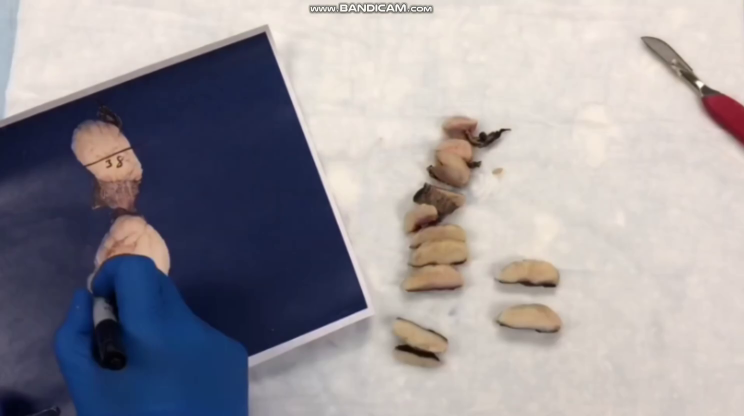
#> input picture frame 279 of sample1.mp4, 1488 x 832 px, given in place of sample2.mp4, which was not available (shown at 1/2 size)
$ python ObjectMeasurement.py   (older library calls are emulated)
#> lines starting #> are read from the running program, lines starting #| are printed output that depends on the picture; after the words box and inside, x2 and y2 are one past the last pixel; in counts of white or black regions, pixels touching at a corner belong together; pictures that were not available may be replaced by others from this repository, and a replacement may not be noted
#> further down, frame is the input picture: shape (832, 1488, 3); mean B, G, R 155.7, 150.4, 154.7
import cv2
import pandas as pd
import numpy as np
import imutils
from scipy.spatial import distance as dist
from imutils import perspective
from imutils import contours
from time import sleep

# using cam built-in to computer
videocapture=cv2.VideoCapture("sample2.mp4")

# using IP camera address from my mobile phone, with Android 'IP Webcam' app over WiFi
# videocapture=cv2.VideoCapture("http://xxx.xxx.xxx.xxx:8080/video")

def safe_div(x,y): # so we don't crash so often
    if y==0: return 0
    return x/y

def nothing(x): # for trackbar
    pass

def rescale_frame(frame, percent=25):  # make the video windows a bit smaller
#> called with percent = 25
    width = int(frame.shape[1] * percent/ 20)
#> width = 1860
    height = int(frame.shape[0] * percent/ 20)
#> height = 1040
    dim = (width, height)
#> dim = (1860, 1040)
    return cv2.resize(frame, dim, interpolation=cv2.INTER_AREA)

def midpoint(ptA, ptB):
      return ((ptA[0] + ptB[0]) * 0.5, (ptA[1] + ptB[1]) * 0.5)

if not videocapture.isOpened():
    print("can't open camera")
    exit()

windowName="Webcam Live video feed"

cv2.namedWindow(windowName)

# Sliders to adjust image
# https://medium.com/@manivannan_data/set-trackbar-on-image-using-opencv-python-58c57fbee1ee
cv2.createTrackbar("threshold", windowName, 75, 255, nothing)
cv2.createTrackbar("kernel", windowName, 5, 30, nothing)
cv2.createTrackbar("iterations", windowName, 1, 10, nothing)

showLive=True
while(showLive):
    ret, frame=videocapture.read()
    frame_resize = rescale_frame(frame)
    if not ret:
        print("cannot capture the frame")
        exit()
    thresh= cv2.getTrackbarPos("threshold", windowName)

    ret,thresh1 = cv2.threshold(frame_resize,thresh,255,cv2.THRESH_BINARY)
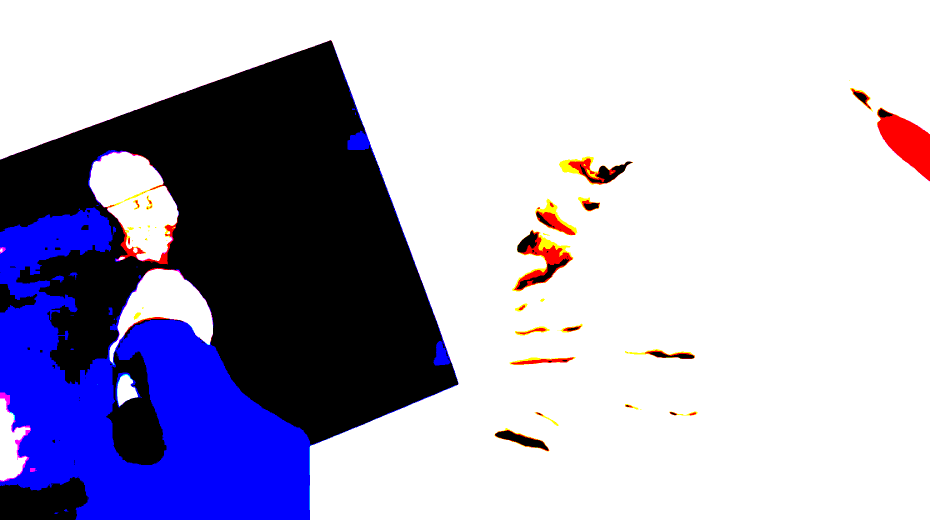
#> thresh1: shape (1040, 1860, 3) (shown at 1/2 size); mean B, G, R 197.3, 172, 174.6
#> ret = 75

    kern=cv2.getTrackbarPos("kernel", windowName)
    kernel = np.ones((kern,kern),np.uint8) # square image kernel used for erosion

    itera=cv2.getTrackbarPos("iterations", windowName)
    dilation =   cv2.dilate(thresh1, kernel, iterations=itera)
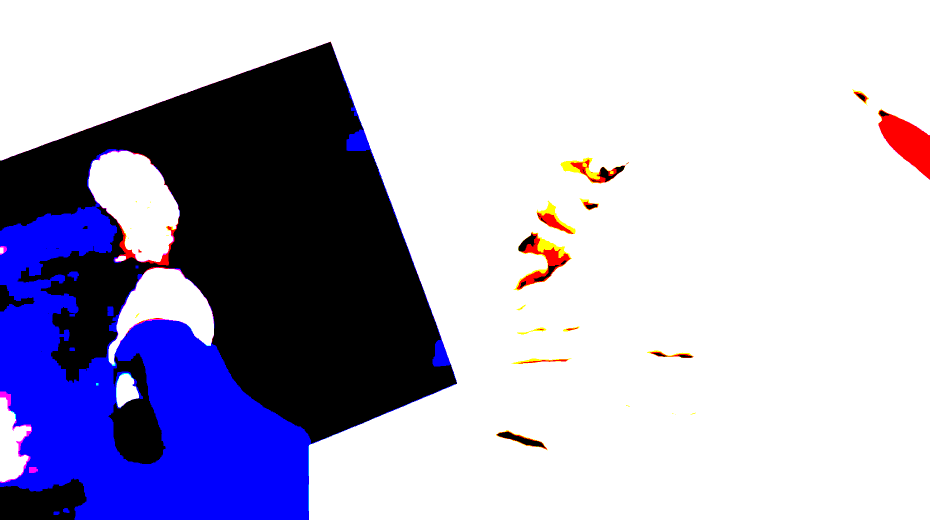
#> dilation: shape (1040, 1860, 3) (shown at 1/2 size); mean B, G, R 200.7, 174.2, 176.5
    erosion = cv2.erode(dilation,kernel,iterations = itera) # refines all edges in the binary image

    opening = cv2.morphologyEx(erosion, cv2.MORPH_OPEN, kernel)
    closing = cv2.morphologyEx(opening, cv2.MORPH_CLOSE, kernel)
    closing = cv2.cvtColor(closing,cv2.COLOR_BGR2GRAY)
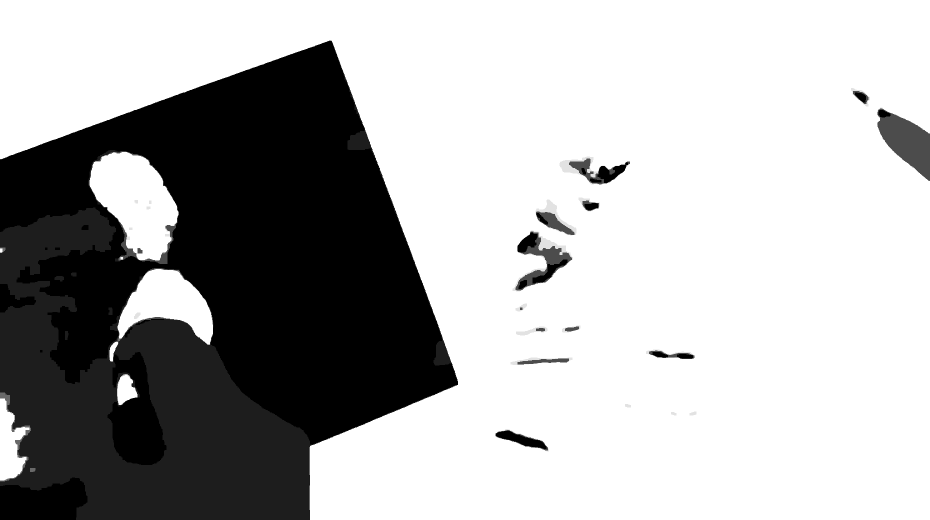
#> closing: shape (1040, 1860) (shown at 1/2 size); min 0, max 255, mean 175.8

    contours, hierarchy = cv2.findContours(closing, cv2.RETR_TREE, cv2.CHAIN_APPROX_NONE) # find contours with simple approximation cv2.RETR_TREE,cv2.CHAIN_APPROX_SIMPLE
#> contours = 27 contours; largest, box (x1, y1, x2, y2) and area: (0, 0, 1860, 1040) 1513890, (176, 300, 358, 528) 26126, (214, 703, 334, 931) 15648, (991, 861, 1094, 899) 1572, (1194, 324, 1257, 367) 1187

    closing = cv2.cvtColor(closing,cv2.COLOR_GRAY2RGB)
#> closing: shape (1040, 1860, 3)
    cv2.drawContours(closing, contours, -1, (128,255,0), 1)
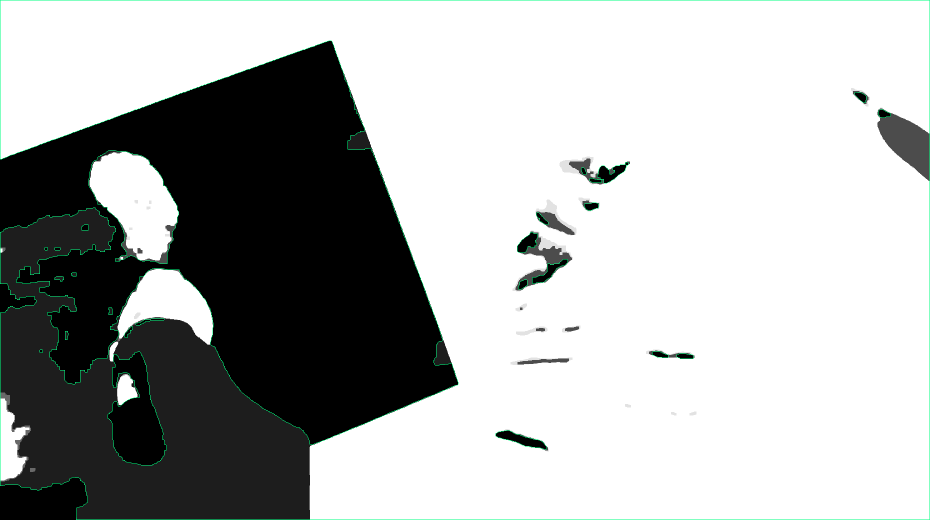
#> closing: shape (1040, 1860, 3) (shown at 1/2 size); mean B, G, R 175.8, 176.6, 175

    # focus on only the largest outline by area
    areas = [] #list to hold all areas

    for contour in contours:
      ar = cv2.contourArea(contour)
      areas.append(ar)
#> this loop made 27 passes
#> ar on passes 1 to 12: 85.5, 85.5, 129.5, 63, 26125.5, 1513890.5, 1572.5, 285.5, 274.5, 15647.5, 34, 148
#> after the loop, areas = 27 values, max 1513890.5 at index 5, min 34 at index 10, mean 57912.6
    if areas:
        max_area = max(areas)
#> max_area = 1513890.5
        print("Maximum area:", max_area)
#| Maximum area: 1513890.5
    else:
        print("No contours found or areas calculated.")
    max_area_index = areas.index(max_area)  # index of the list element with largest area
#> max_area_index = 5
    # cnt = contours[max_area_index] # largest area contour is usually the viewing window itself, why?
    for cnt in contours:
        cv2.drawContours(closing, [cnt], 0, (0,0,255), 1)
        # compute the rotated bounding box of the contour
        orig = frame_resize.copy()
        box = cv2.minAreaRect(cnt)
        box = cv2.cv.BoxPoints(box) if imutils.is_cv2() else cv2.boxPoints(box)
        box = np.array(box, dtype="int")
        # order the points in the contour such that they appear
        # in top-left, top-right, bottom-right, and bottom-left
        # order, then draw the outline of the rotated bounding
        # box
        box = perspective.order_points(box)
        cv2.drawContours(orig, [box.astype("int")], -1, (0, 255, 0), 1)
        # loop over the original points and draw them
        for (x, y) in box:
          cv2.circle(orig, (int(x), int(y)), 5, (0, 0, 255), -1)
        # unpack the ordered bounding box, then compute the midpoint
        # between the top-left and top-right coordinates, followed by
        # the midpoint between bottom-left and bottom-right coordinates
        (tl, tr, br, bl) = box
        (tltrX, tltrY) = midpoint(tl, tr)
        (blbrX, blbrY) = midpoint(bl, br)
        # compute the midpoint between the top-left and top-right points,
        # followed by the midpoint between the top-righ and bottom-right
        (tlblX, tlblY) = midpoint(tl, bl)
        (trbrX, trbrY) = midpoint(tr, br)
        # draw the midpoints on the image
        cv2.circle(orig, (int(tltrX), int(tltrY)), 5, (255, 0, 0), -1)
        cv2.circle(orig, (int(blbrX), int(blbrY)), 5, (255, 0, 0), -1)
        cv2.circle(orig, (int(tlblX), int(tlblY)), 5, (255, 0, 0), -1)
        cv2.circle(orig, (int(trbrX), int(trbrY)), 5, (255, 0, 0), -1)
        # draw lines between the midpoints
        cv2.line(orig, (int(tltrX), int(tltrY)), (int(blbrX), int(blbrY)),(255, 0, 255), 1)
        cv2.line(orig, (int(tlblX), int(tlblY)), (int(trbrX), int(trbrY)),(255, 0, 255), 1)
        cv2.drawContours(orig, [cnt], 0, (0,0,255), 1)
        # compute the Euclidean distance between the midpoints
        dA = dist.euclidean((tltrX, tltrY), (blbrX, blbrY))
        dB = dist.euclidean((tlblX, tlblY), (trbrX, trbrY))
        # compute the size of the object
        pixelsPerMetric = 1 # more to do here to get actual measurements that have meaning in the real world
        dimA = dA / pixelsPerMetric
        dimB = dB / pixelsPerMetric
        # draw the object sizes on the image
        cv2.putText(orig, "{:.1f}mm".format(dimA), (int(tltrX - 15), int(tltrY - 10)), cv2.FONT_HERSHEY_SIMPLEX, 0.65, (255, 255, 255), 2)
        cv2.putText(orig, "{:.1f}mm".format(dimB), (int(trbrX + 10), int(trbrY)), cv2.FONT_HERSHEY_SIMPLEX, 0.65, (255, 255, 255), 2)
        # compute the center of the contour
        M = cv2.moments(cnt)
        cX = int(safe_div(M["m10"],M["m00"]))
        cY = int(safe_div(M["m01"],M["m00"]))
        # draw the contour and center of the shape on the image
        cv2.circle(orig, (cX, cY), 5, (255, 255, 255), -1)
        cv2.putText(orig, "center", (cX - 20, cY - 20), cv2.FONT_HERSHEY_SIMPLEX, 0.5, (255, 255, 255), 2)
        cv2.imshow(windowName, orig)
        cv2.imshow('', closing)
        if cv2.waitKey(1000)>=0:
            showLive=False
#> this loop made 27 passes; (key Esc is pressed on pass 1)
#> (tl, tr, br, bl, tltrX, tltrY, blbrX, blbrY) on passes 1, 2, 3, 4, 5, 7, 8, 9: ([130, 662], [136, 662], [136, 679], [130, 679], 133, 662, 133, 679), ([217, 615], [224, 615], [224, 629], [217, 629], 220.5, 615, 220.5, 629), ([109, 552], [127, 552], [127, 562], [109, 562], 118, 552, 118, 562), ([142, 545], [152, 545], [152, 552], [142, 552], 147, 545, 147, 552), ([159, 321], [304, 269], [388, 507], [243, 559], 231.5, 295, 315.5, 533), ([995, 853], [1096, 885], [1090, 904], [989, 872], 1045.5, 869, 1039.5, 888), ([1353, 707], [1386, 707], [1386, 717], [1353, 717], 1369.5, 707, 1369.5, 717), ([1304, 701], [1337, 704], [1335, 716], [1303, 712], 1320.5, 702.5, 1319, 714)
#> (tl, tr, bl, tltrX, tltrY, blbrX, blbrY, tlblX) on pass 6: ([0, 0], [1859, 0], [0, 1039], 929.5, 0, 929.5, 1039, 0)
#> pass 1, `cv2.imshow(windowName, orig)`:
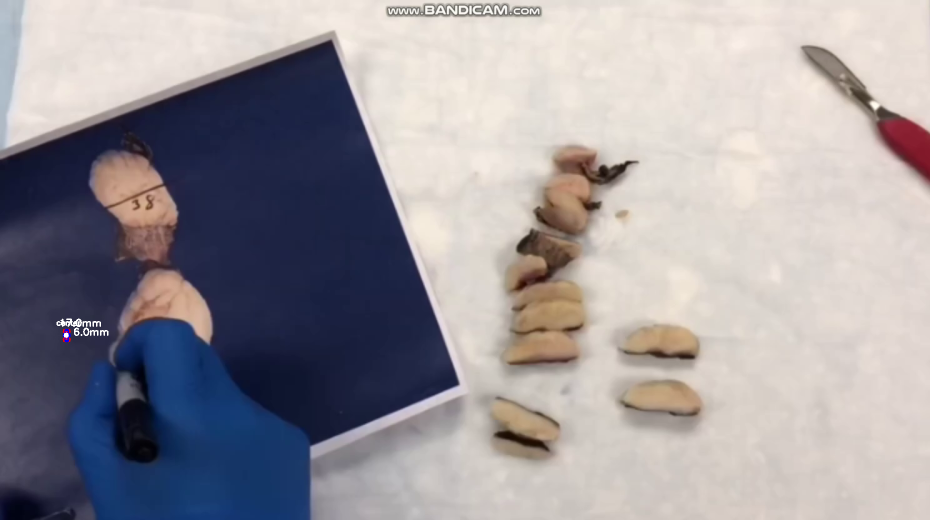
#> window 'Webcam Live video feed': shape (1040, 1860, 3) (shown at 1/2 size); mean B, G, R 155.9, 150.5, 154.9
#> after the loop:
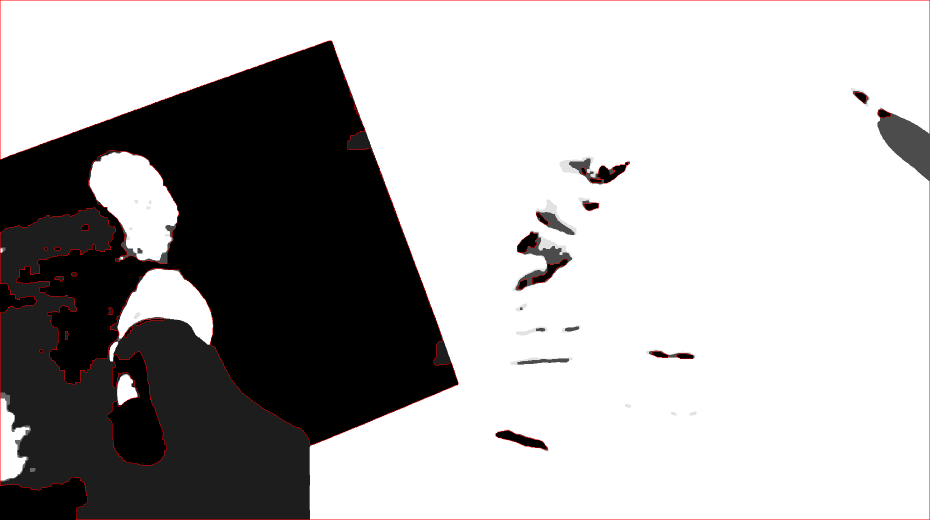
#> closing: shape (1040, 1860, 3) (shown at 1/2 size); 0.66% of pixels changed, all inside (x1, y1, x2, y2) = (0, 0, 1860, 1040)
        # sleep(1)

videocapture.release()
cv2.destroyAllWindows()
